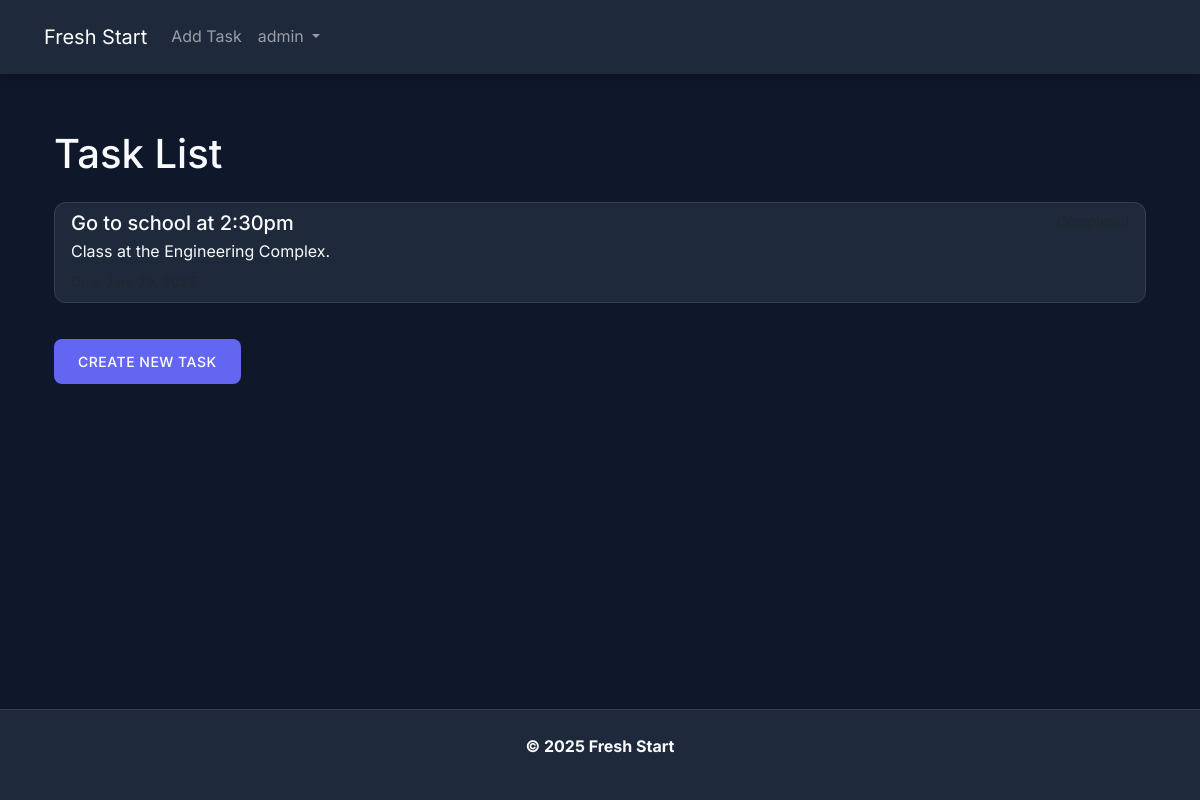
/tasks/ (signed in), run on the app's committed database.
### authentication/models.py (models this page shows, shortened)
class CustomUser(AbstractUser):
    email = models.EmailField(unique=True)
    is_email_verified = models.BooleanField(default=False)
    created_at = models.DateTimeField(auto_now_add=True)
    updated_at = models.DateTimeField(auto_now=True)
    USERNAME_FIELD = "username"
    REQUIRED_FIELDS = ["email"]

### tasks/models.py (models this page shows, shortened)
class Task(models.Model):
    PRIORITY_CHOICES = [
        ("Low", "Low"),
        ("Medium", "Medium"),
        ("High", "High"),
    ]
    title = models.CharField(max_length=225)
    description = models.TextField(blank=True, null=True)
    completed = models.BooleanField(default=False)
    due_date = models.DateField(null=True, blank=True)
    priority = models.CharField(
        max_length=10, choices=PRIORITY_CHOICES, default="Medium"
    )
    user = models.ForeignKey(User, on_delete=models.CASCADE, related_name="tasks")
    created_at = models.DateTimeField(auto_now_add=True)
    updated_at = models.DateTimeField(auto_now=True)
    class Meta:
        ordering = ["-created_at"]
        indexes = [
            models.Index(fields=["user", "completed", "due_date"]),
        ]

### tasks/views.py (the view)
# urls.py: path("", views.TaskListView.as_view(), name="task_list"),
class TaskListView(LoginRequiredMixin, ListView):
    model = Task
    template_name = "tasks/task_list.html"
    context_object_name = "tasks"
    def get_context_data(self, **kwargs):
        context = super().get_context_data(**kwargs)
        context["empty"] = not Task.objects.filter(user=self.request.user).exists()
        return context
    def get_queryset(self):
        return Task.objects.filter(user=self.request.user)

### templates/tasks/task_list.html (shortened to what this page needs)
{% extends 'base.html' %}
{% block content %}
<div class="container mt-4">
    <h1 class="mb-4">Task List</h1>
    {% if empty %}
        <p>No available tasks</p>
    {% else %}
        <div class="list-group">
            {% for task in tasks %}
                <a href="{% url 'tasks:task_detail' task.id %}" class="list-group-item list-group-item-action" style="background: var(--bg-secondary); color: var(--text-primary); border: 1px solid var(--bg-primary);">
                    <div class="d-flex w-100 justify-content-between">
                        <h5 class="mb-1">{{ task.title }}</h5>
                        <small class="text-muted">
                        </small>
                    </div>
                    <p class="mb-1">{{ task.description|truncatewords:10 }}</p>
                    <small class="text-muted">Due: {{ task.due_date }}</small>
                </a>
            {% endfor %}
        </div>
    {% endif %}
    <a href="{% url 'tasks:task_create' %}" class="btn btn-primary mt-4">Create New Task</a>
</div>
{% endblock %}

### templates/_header.html (shortened to what this page needs)
<header>
    <nav class="navbar navbar-expand-lg navbar-dark custom-bg fixed-top">
        <div class="container-fluid">
            <a class="navbar-brand" href="{% url 'tasks:task_list' %}">Fresh Start</a>
            <div class="collapse navbar-collapse" id="navbarSupportedContent">
                <ul class="navbar-nav me-auto mb-2 mb-lg-0">
                    {% if user.is_authenticated %}
                        <li class="nav-item">
                            <a class="nav-link" href="{% url 'tasks:task_create' %}">Add Task</a>
                        </li>
                        <li class="nav-item dropdown">
                            <a class="nav-link dropdown-toggle" href="#" role="button" data-bs-toggle="dropdown" aria-expanded="false">
                                {{ user.username }}
                            </a>
                        </li>
                    {% endif %}
                </ul>
            </div>
        </div>
    </nav>
</header>

### static/authentication/css/styles.css (style rules this page uses)
:root { --bg-primary: #0f172a; --bg-secondary: #1e293b; --text-primary: #f8fafc; --text-secondary: #94a3b8; --accent: #6366f1; --accent-hover: #4f46e5; --error: #ef4444; --success: #22c55e; --card-shadow: 0 4px 6px -1px rgba(0, 0, 0, 0.1), 0 2px 4px -1px rgba(0, 0, 0, 0.06); --transition: all 0.3s ease; }
* { margin: 0; padding: 0; box-sizing: border-box; }
body { background: var(--bg-primary); color: var(--text-primary); font-family: 'Inter', system-ui, -apple-system, sans-serif; min-height: 100vh; display: flex; flex-direction: column; line-height: 1.6; }
nav.navbar { background: rgba(30, 41, 59, 0.95); backdrop-filter: blur(10px); padding: 1rem 2rem; position: sticky; top: 0; z-index: 1000; box-shadow: 0 2px 10px rgba(0, 0, 0, 0.3); }
.list-group-item { margin-bottom: 0.75rem; border-radius: 12px !important; transition: var(--transition); border: 1px solid rgba(255, 255, 255, 0.1) !important; }
.btn { padding: 0.75rem 1.5rem; border-radius: 8px; font-weight: 500; transition: var(--transition); border: none; text-transform: uppercase; letter-spacing: 0.5px; font-size: 0.875rem; }
.btn-primary { background: var(--accent); color: white; }
a { color: var(--accent); text-decoration: none; transition: opacity 0.3s ease; }
.container { animation: fadeIn 0.3s ease-out; }
.custom-bg { background-color: var(--bg-secondary) !important; }

### data on the page
CustomUser: username "admin"
Task: title "Go to school at 2:30pm", description "Class at the Engineering Complex."
